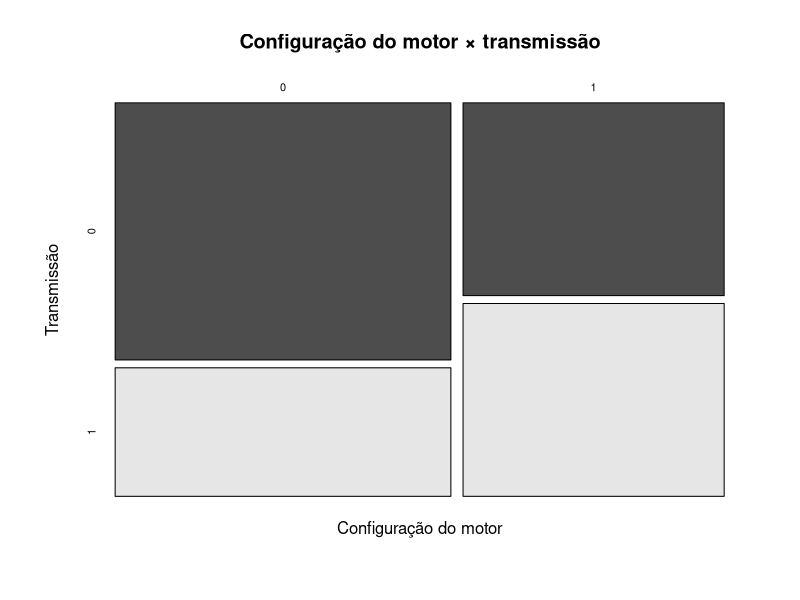

Reproduce this figure in R.
# Teste exato de Fisher ----

# Ajuste e resultados ----
tab <- table(mtcars$vs, mtcars$am)
resultado <- fisher.test(tab, conf.level = 0.95)
print(tab); print(resultado)

# Visualização e diagnóstico ----
mosaicplot(tab, main = "Configuração do motor × transmissão", xlab = "Configuração do motor", ylab = "Transmissão", color = TRUE)


# Análises unilaterais: use somente a direção definida antes da análise ----
# H1: odds ratio > 1 (na orientação da tabela tab)
print(fisher.test(tab, alternative = "greater"))
# H1: odds ratio < 1
print(fisher.test(tab, alternative = "less"))
